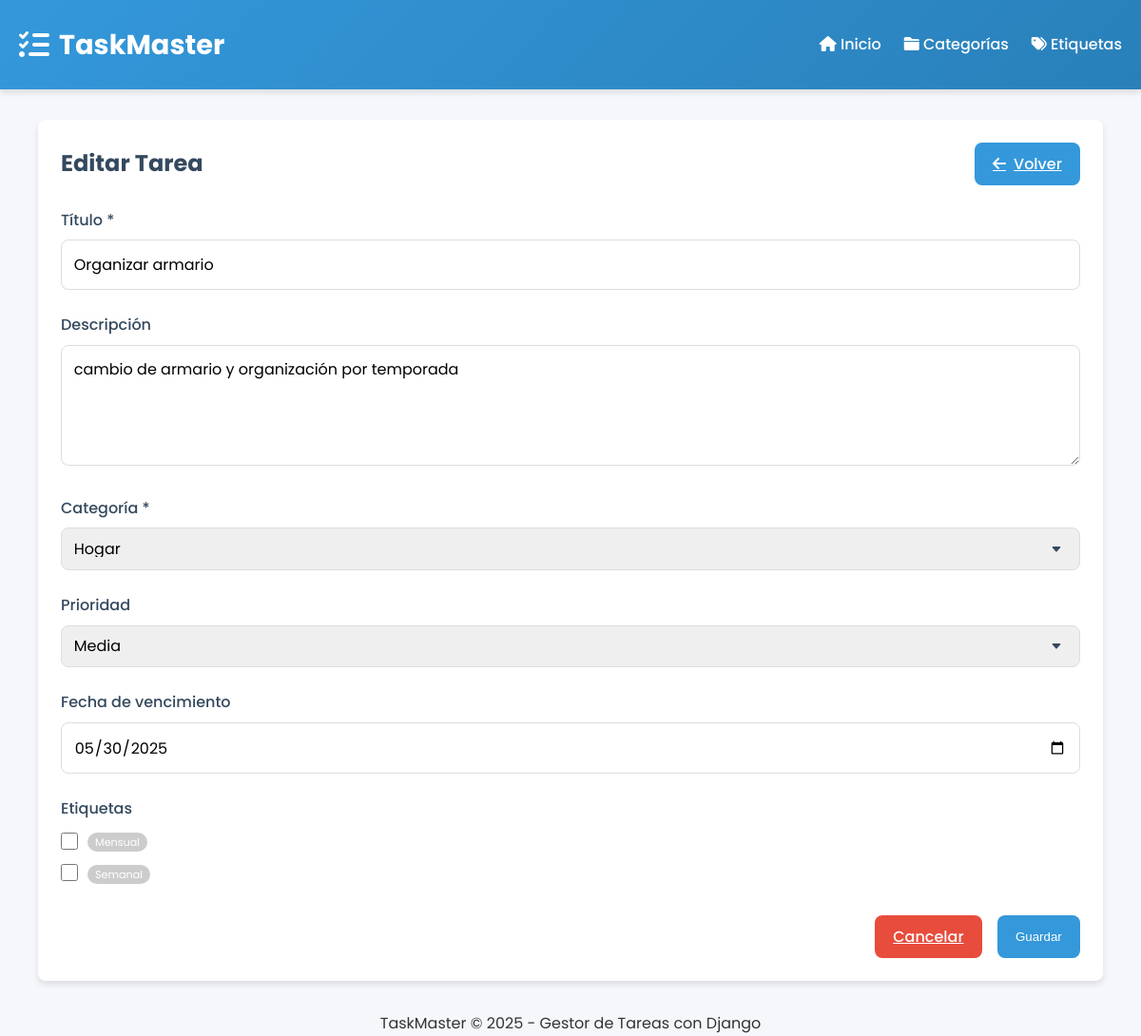
Screenshot of /tasks/tarea/2/editar/ with the database file from the repository.
### tasks/models.py (models this page shows, shortened)
class Tarea(models.Model):
    PRIORIDAD_CHOICES = (
        (1, 'Baja'),
        (2, 'Media'),
        (3, 'Alta'),
    )
    titulo = models.CharField(max_length=100)
    descripcion = models.TextField(blank=True, null=True)
    fecha_creacion = models.DateTimeField(default=timezone.now)
    fecha_vencimiento = models.DateField(blank=True, null=True)
    completada = models.BooleanField(default=False)
    prioridad = models.IntegerField(choices=PRIORIDAD_CHOICES, default=1)
    categoria = models.ForeignKey(Categoria, on_delete=models.CASCADE, related_name='tareas')
    etiquetas = models.ManyToManyField(Etiqueta, blank=True, related_name='tareas')
    class Meta:
        verbose_name = 'Tarea'
        verbose_name_plural = 'Tareas'
        ordering = ['-fecha_creacion']

class Etiqueta(models.Model):
    nombre = models.CharField(max_length=50, unique=True)
    color = models.CharField(max_length=20, default='#2ecc71')
    def __str__(self):
        return self.nombre
    class Meta:
        verbose_name = 'Etiqueta'
        verbose_name_plural = 'Etiquetas'
        ordering = ['nombre']

### tasks/views.py (the view)
# urls.py: path('tarea/<int:tarea_id>/editar/', views.tarea_update, name='tarea_update'),
def tarea_update(request, tarea_id):
    tarea = get_object_or_404(Tarea, id=tarea_id)
    if request.method == 'POST':
        form = TareaForm(request.POST, instance=tarea)
        if form.is_valid():
            form.save()
            messages.success(request, 'Tarea actualizada con éxito')
            return redirect('tasks:tarea_detail', tarea_id=tarea.id)
    else:
        form = TareaForm(instance=tarea)
    context = {
        'form': form,
        'tarea': tarea,
        'categorias': Categoria.objects.all(),
        'etiquetas': Etiqueta.objects.all(),
    }
    return render(request, 'tasks/tarea_form.html', context)

### tasks/forms.py
class TareaForm(forms.ModelForm):
    class Meta:
        model = Tarea
        fields = ['titulo', 'descripcion', 'categoria', 'prioridad', 'fecha_vencimiento', 'etiquetas']
        widgets = {
            'titulo': forms.TextInput(attrs={'class': 'form-control', 'placeholder': 'Título de la tarea'}),
            'descripcion': forms.Textarea(attrs={'class': 'form-control', 'rows': 4, 'placeholder': 'Descripción de la tarea'}),
            'categoria': forms.Select(attrs={'class': 'form-select'}),
            'prioridad': forms.Select(attrs={'class': 'form-select'}),
            'fecha_vencimiento': forms.DateInput(attrs={'class': 'form-control', 'type': 'date'}),
            'etiquetas': forms.CheckboxSelectMultiple(attrs={'class': 'form-check-input'}),
        }

### tasks/models.py (called while the page is built)
    def __str__(self):
        return self.nombre

### tasks/templates/tasks/tarea_form.html (shortened to what this page needs)
{% extends 'tasks/base.html' %}
{% load custom_filters %}
{% block content %}
<div class="container">
    <div class="content">
        <div class="content-header">
            <h2 class="content-title">{{ form.instance.id|yesno:"Editar,Nueva" }} Tarea</h2>
            <a href="{% if form.instance.id %}{% url 'tasks:tarea_detail' form.instance.id %}{% else %}{% url 'tasks:index' %}{% endif %}" class="btn btn-primary">
                <i class="fas fa-arrow-left"></i> Volver
            </a>
        </div>
        <form method="POST" id="taskForm">
            <div class="form-group">
                <label for="{{ form.titulo.id_for_label }}" class="form-label">Título *</label>
                {{ form.titulo }}
            </div>
            <div class="form-group">
                <label for="{{ form.descripcion.id_for_label }}" class="form-label">Descripción</label>
                {{ form.descripcion }}
            </div>
            <div class="form-group">
                <label for="{{ form.categoria.id_for_label }}" class="form-label">Categoría *</label>
                {{ form.categoria }}
            </div>
            <div class="form-group">
                <label for="{{ form.prioridad.id_for_label }}" class="form-label">Prioridad</label>
                {{ form.prioridad }}
            </div>
            <div class="form-group">
                <label for="{{ form.fecha_vencimiento.id_for_label }}" class="form-label">Fecha de vencimiento</label>
                {{ form.fecha_vencimiento }}
            </div>
            <div class="form-group">
                <label class="form-label">Etiquetas</label>
                <div class="form-check-group">
                    {% for etiqueta in form.etiquetas %}
                    <div class="form-check">
                        {{ etiqueta.tag }}
                        <label for="{{ etiqueta.id_for_label }}" class="form-check-label">
                             <span class="task-tag" style="background-color: {{ etiqueta.choice_label.instance.color|default:'#cccccc' }}">
                                 {{ etiqueta.choice_label }}
                                </span>
                        </label>
                    </div>
                    {% endfor %}
                </div>
            </div>
            <div class="form-actions">
                <a href="{% if form.instance.id %}{% url 'tasks:tarea_detail' form.instance.id %}{% else %}{% url 'tasks:index' %}{% endif %}" class="btn btn-danger">Cancelar</a>
                <button type="submit" class="btn btn-primary">Guardar</button>
            </div>
        </form>
    </div>
</div>
{% endblock %}

### tasks/static/tasks/css/style.css (style rules this page uses)
:root { --primary-color: #3498db; --secondary-color: #2ecc71; --danger-color: #e74c3c; --warning-color: #f39c12; --dark-color: #34495e; --light-color: #ecf0f1; --shadow: 0 4px 6px rgba(0, 0, 0, 0.1); --border-radius: 8px; --transition: all 0.3s ease; }
* { margin: 0; padding: 0; box-sizing: border-box; }
body { font-family: 'Poppins', sans-serif; background-color: #f5f7fa; color: #333; line-height: 1.6; }
.container { max-width: 1200px; margin: 0 auto; padding: 0 20px; }
.content { background-color: white; border-radius: var(--border-radius); padding: 1.5rem; box-shadow: var(--shadow); }
.content-header { display: flex; justify-content: space-between; align-items: center; margin-bottom: 1.5rem; }
.content-title { font-size: 1.5rem; color: var(--dark-color); }
.btn { padding: 0.6rem 1.2rem; border: none; border-radius: var(--border-radius); cursor: pointer; font-weight: 500; transition: var(--transition); display: inline-flex; align-items: center; }
.btn i { margin-right: 8px; }
.btn-primary { background-color: var(--primary-color); color: white; }
.btn-danger { background-color: var(--danger-color); color: white; }
.task-tag { font-size: 0.7rem; padding: 2px 8px; border-radius: 20px; margin-right: 5px; background-color: var(--secondary-color); color: white; }
.form-group { margin-bottom: 1.5rem; }
.form-label { display: block; margin-bottom: 0.5rem; font-weight: 500; color: var(--dark-color); }
.form-control { width: 100%; padding: 0.8rem; border: 1px solid #ddd; border-radius: var(--border-radius); font-family: inherit; font-size: 1rem; transition: var(--transition); }
.form-select { width: 100%; padding: 0.8rem; border: 1px solid #ddd; border-radius: var(--border-radius); font-family: inherit; font-size: 1rem; transition: var(--transition); appearance: none; background-repeat: no-repeat; background-position: right 1rem center; background-size: 16px 12px; }
.form-check { display: flex; align-items: center; margin-bottom: 0.5rem; }
.form-check-input { margin-right: 10px; width: 18px; height: 18px; }
.form-check-label { font-weight: 400; }
.form-actions { display: flex; justify-content: flex-end; gap: 1rem; margin-top: 2rem; }

### rows the page displays
Tarea: instance.id "Editar", titulo "Organizar armario", descripcion "cambio de armario y organización por temporada", categoria "Hogar", prioridad "Media", fecha_vencimiento "05/30/2025"
Etiqueta: choice_label "Mensual"
Etiqueta: choice_label "Semanal"
